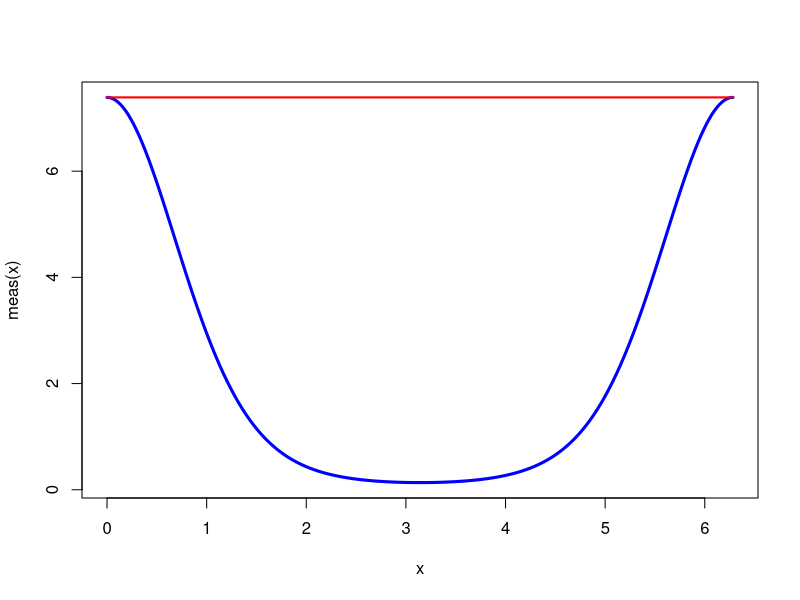
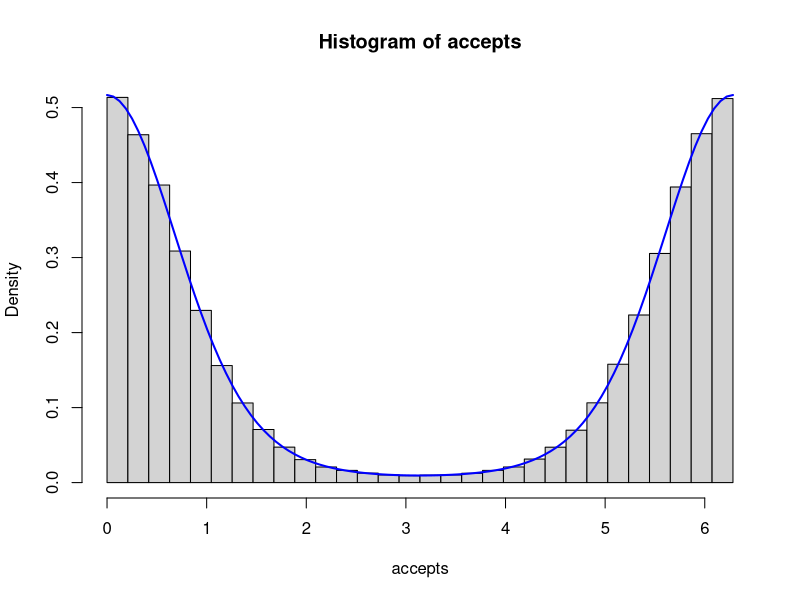

Recreate these plots in R, in order.
## ---- chunk 1
meas <- function(x) exp(2 * cos(x))
env  <- function(x) 2 * pi * exp(2) * (1 / (2 * pi)) * (x <= 2 * pi)
## ---- chunk 2
#| code-fold: TRUE
curve(
  meas, n = 1001, from = 0, to = 2 * pi,
  lwd = 3, col = "blue"
)
curve(env, n = 1001, add = TRUE, lwd = 2, col = "red")
## ---- chunk 3
n_prop <- 1e6
props <- 2 * pi * (runif(n_prop))
accepts <- props[runif(n_prop) <= meas(props) / env(props)]

length(accepts)
hist(accepts, probability = TRUE, breaks = 2 * pi * (0:30) / 30)
curve(meas(x) / 14.3, add = TRUE, lwd = 2, col = "blue")
